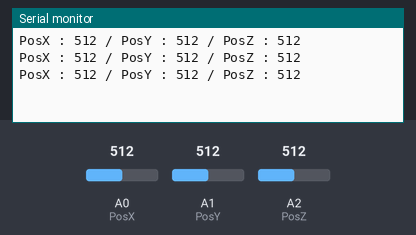
Bench run of a sketch on a simulated Arduino Uno, built with avr-gcc and run on an emulated ATmega328P. On the bench: the last lines printed to the serial monitor. The inputs (shaded band) are chosen by the test bench; at power-on: A0 (PosX) = 512, A1 (PosY) = 512, A2 (PosZ) = 512.

Above: at 1.3 s.
1.4 s: A0 (PosX) set to 716
At 1.9 s:
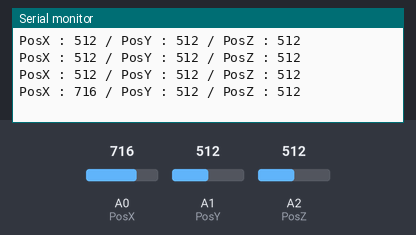
2.9 s: A1 (PosY) set to 716
At 3.4 s:
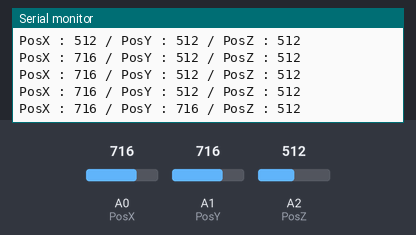
4.4 s: A2 (PosZ) set to 716
At 4.9 s:
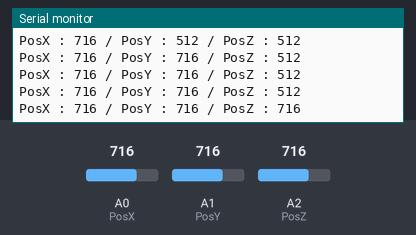
5.9 s: A0 (PosX) set to 900
At 6.4 s:
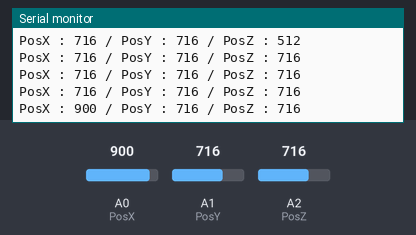
7.4 s: A1 (PosY) set to 900
At 7.9 s:
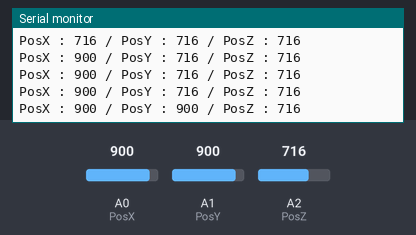
8.9 s: A2 (PosZ) set to 900
At 9.4 s:
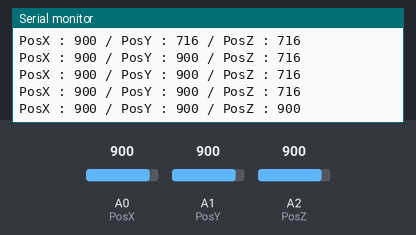
Timing chart, 0 to 11.4 s (numbered marks = the images above; inputs shaded):
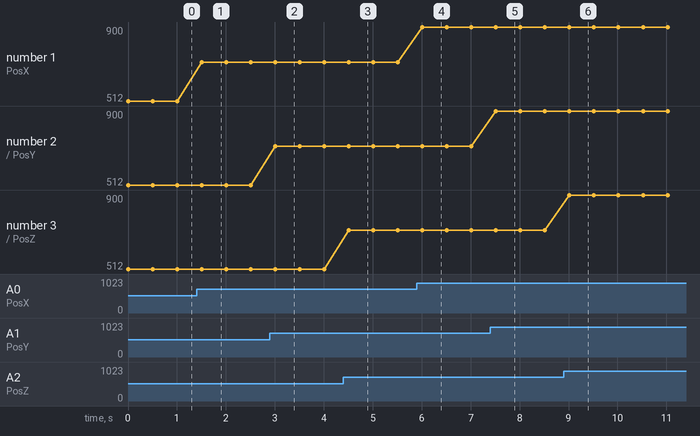

Measured:
- after the input at 1.4 s, the serial monitor: prints a new line after 0.10 s (image 1)
- after the input at 2.9 s, the serial monitor: prints a new line after 0.11 s (image 2)
- after the input at 4.4 s, the serial monitor: prints a new line after 0.11 s (image 3)
- after the input at 5.9 s, the serial monitor: prints a new line after 0.11 s (image 4)
- after the input at 7.4 s, the serial monitor: prints a new line after 0.12 s (image 5)
- after the input at 8.9 s, the serial monitor: prints a new line after 0.12 s (image 6)
- plotted number 1: 512 → 716 after the input at 1.4 s, 716 → 900 after the input at 5.9 s

The sketch:

Joystick.ino
```cpp
const int Pin = 2;
int PosX = A0;
int PosY = A1;
int PosZ = A2;

int aPosX;
int aPosY;
int aPosZ;

void setup() {
  // put your setup code here, to run once:
  Serial.begin(9600);
  pinMode(Pin, INPUT_PULLUP);

}

void loop() {
  // put your main code here, to run repeatedly:

  aPosX = analogRead(PosX);
  aPosY = analogRead(PosY);
  aPosZ = analogRead(PosZ);

  Serial.println("PosX : " + (String)aPosX + " / PosY : " + (String)aPosY + " / PosZ : " + (String)aPosZ);
  delay(500);
}
```
